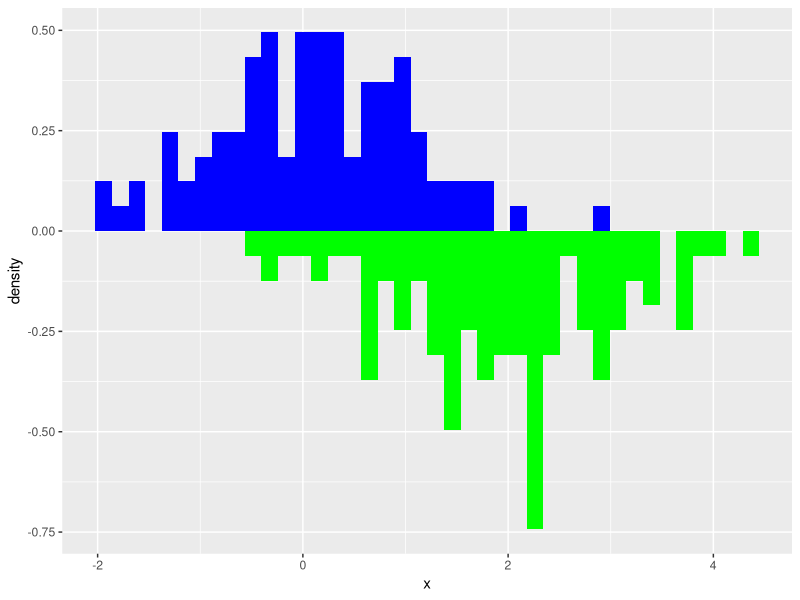
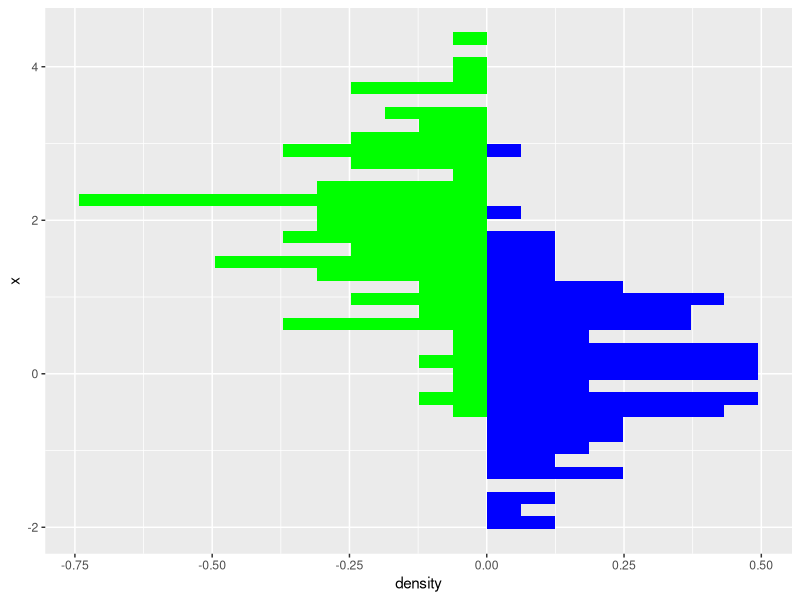
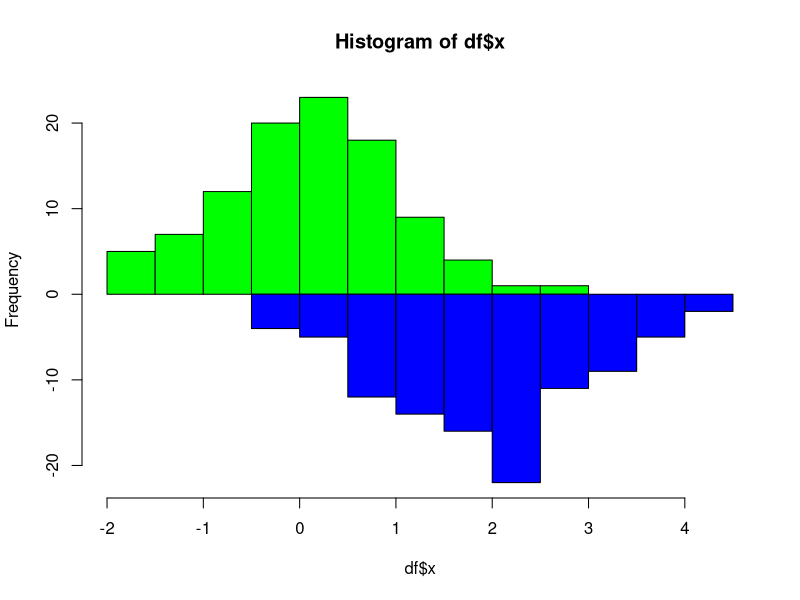

R code for these plots, in order:
## ---- chunk 1
library(ggplot2)
df = data.frame(x = rnorm(100), x2 = rnorm(100, mean=2))

g = ggplot(df, aes(x)) + geom_histogram( aes(x = x, y = ..density..),
                                             binwidth = diff(range(df$x))/30, fill="blue") + 
  geom_histogram( aes(x = x2, y = -..density..), binwidth = diff(range(df$x))/30, fill= "green")
print(g)
## ---- chunk 2
print(g + coord_flip())
## ---- chunk 3
## using base
h1 = hist(df$x, plot=FALSE)
h2 = hist(df$x2, plot=FALSE)
h2$counts = - h2$counts
hmax = max(h1$counts)
hmin = min(h2$counts)
X = c(h1$breaks, h2$breaks)
xmax = max(X)
xmin = min(X)
plot(h1, ylim=c(hmin, hmax), col="green", xlim=c(xmin, xmax))
lines(h2, col="blue")
